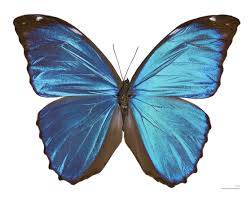
#> input picture butterfly.jpg, 251 x 201 px
$ python 3-Ascii-images.py
#> lines starting #> are read from the running program, lines starting #| are printed output that depends on the picture
#> the answer given: butterfly.jpg
#> in main, image is the input picture: PIL image 251x201 RGB; mean R, G, B 167.2, 184.9, 196.6
# convert input image into ascii value

import PIL.Image

# ascii characters used to build the output text
ASCII_CHARS = ["@", "#", "S", "%", "?", "*", "+", ";", ":", ",", "."]

# resixe image according to a new width
def resize_image(image, new_width=100):
#> called with new_width = 100
    width, height = image.size
#> width = 251; height = 201
    ratio = height/width
#> ratio = 0.801

    # aspect ratio
    new_height = int(new_width * ratio * 0.55)
#> new_height = 44
    resized_image = image.resize((new_width, new_height))
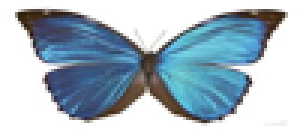
#> resized_image: PIL image 100x44 RGB (shown 3 times larger); mean R, G, B 167, 184.7, 196.5
    return(resized_image)

# convert each pixel to grayscale
def grayify(image):
    grayscale_image = image.convert("L")
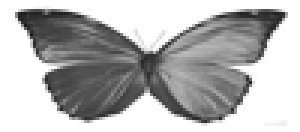
#> grayscale_image: PIL image 100x44 L (shown 3 times larger); min 26, max 255, mean 180.7
    return(grayscale_image)

# convert pixels to a string of ascii char
def pixels_to_ascii(image):
    pixels = image.getdata()
    characters = "".join([ASCII_CHARS[pixel//25] for pixel in pixels])
    return(characters)


def main(new_width = 100):
    # attemot to open image from user-input
    path = input("Enter a valid pathname to an image:\n")
    try:
        image = PIL.Image.open(path)
    except:
        print(path, "is not a valid pathname to an image.")


    # convert image to ascii
    new_image_data = pixels_to_ascii(
        grayify(
            resize_image(image, new_width)
        )
    )

    # format
    pixel_count = len(new_image_data)
#> pixel_count = 4400
    ascii_image = "\n".join(new_image_data[i:(i+new_width)] for i in range(0, pixel_count,new_width))

    # print reult
    print(ascii_image)
#> (printed output is left out)

    # save result to "ascii_image.txt"
    with open("ascii_image.txt", "w") as f:
        f.write(ascii_image)


main()
